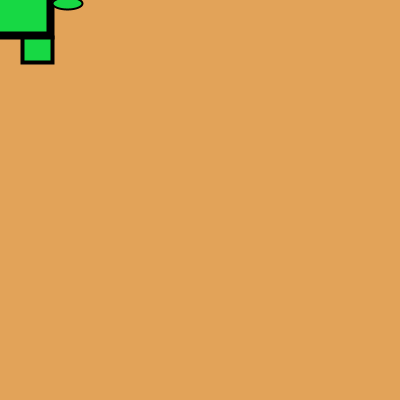
Frame 1 (no input)
Frame 60 (the mouse pressed at the canvas centre just before this capture): identical to frame 1, image omitted
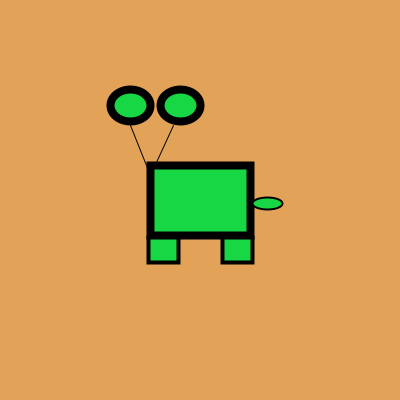
Frame 120 (the mouse held since frame 60 and released just before this capture)

The Processing sketch that drew these frames (run headless with seeded random() and noise(); from frame 60 on, the mouse is pressed at the canvas centre):

// Processing sketch: processing_50851
// ── processing_50851.pde

void setup () {
size (400,400); // Set the size of the window

}

void draw () {
background (226, 163, 89) ; // Draws an Orange background
smooth (); //Anti-Alias


//set ellipses and rects to CENTER mode
ellipseMode (CENTER) ;
rectMode (CENTER) ;

// Draw Creatures body

stroke (0) ;
strokeWeight(8) ;
fill(23,216,68);
rect (mouseX, mouseY,100,70) ;



// Draw Creatures left head
ellipse (mouseX-70,mouseY-95,40,32);

// Draw Creatures right head
ellipse (mouseX-20,mouseY-95,40,32);

// Draw Creatures left Neck
strokeWeight(1);
line (mouseX-70,mouseY-75,mouseX-50,mouseY-25) ;


// Draw Creatures right Neck

line (mouseX-27,mouseY-75,mouseX-50,mouseY-25) ;


// Draw Creatures front leg
stroke (0) ;
strokeWeight(4) ;

rect (mouseX-37, mouseY+50,30,25) ;


// Draw Creatures back leg

stroke (0) ;

rect (mouseX+37, mouseY+50,30,25) ;

//Draw Creatures Tail
strokeWeight(2) ;

ellipse (mouseX+67,mouseY+3,30,12);

}

void mousePressed () {

  background (255) ;
}

  
